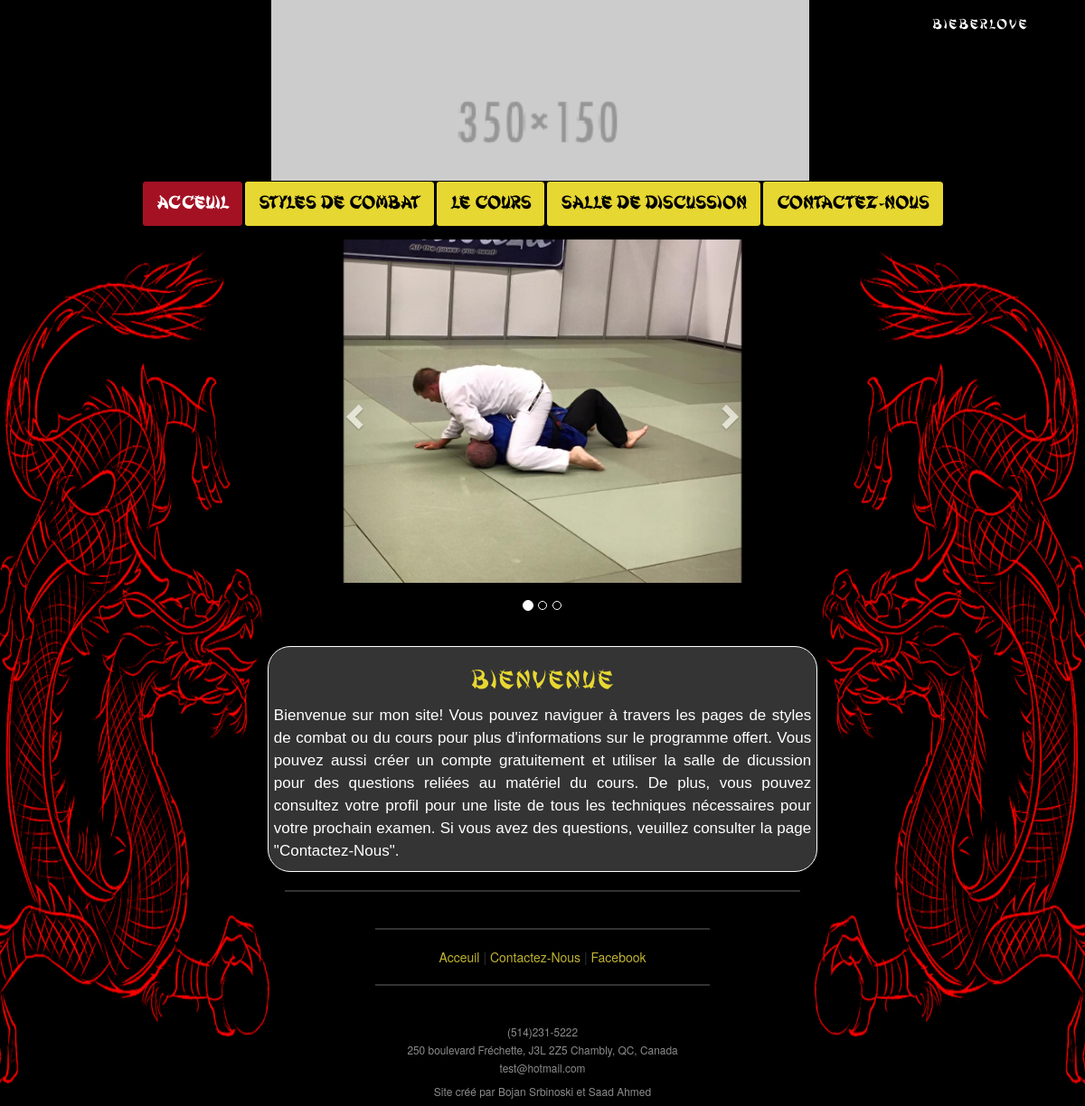
The app's page /Pages/index.php (signed in) with its own data.
### tables this page shows
CREATE TABLE `posts` (
  `postId` int(5) NOT NULL,
  `postTitle` varchar(30) NOT NULL,
  `postImage` varchar(100) DEFAULT NULL,
  `postText` varchar(750) NOT NULL,
  `postDate` date NOT NULL
);

### Pages/index.php (the view, shortened to what this page needs)
<?php
include("headerLayout.php");
include_once($_SERVER['DOCUMENT_ROOT']."/CentreDEnergie/Controllers/dbConnect.php");
?>
<div class="row">
	<div class="col-md-12">
		<div id="main">
			<div id="myCarousel" class="carousel slide" data-ride="carousel">
				<ol class="carousel-indicators">
					<li data-target="#myCarousel" data-slide-to="0" class="active"></li>
					<li data-target="#myCarousel" data-slide-to="1"></li>
					<li data-target="#myCarousel" data-slide-to="2"></li>
				</ol>
				<div class="carousel-inner" role="listbox">
					<div class="item active" >
					  <img class="slideshow-images"src="/CentreDEnergie/Content/img1.jpg" >
					</div>
				</div>
				<a class="left carousel-control" href="#myCarousel" role="button" data-slide="prev">
					<span class="glyphicon glyphicon-chevron-left" aria-hidden="true"></span>
				</a>
				<a class="right carousel-control" href="#myCarousel" role="button" data-slide="next">
					<span class="glyphicon glyphicon-chevron-right" aria-hidden="true"></span>
				</a>
			</div>
			<?php
				$getPosts = $conn->prepare("SELECT * FROM posts ORDER BY postId DESC LIMIT 10");
				$getPosts->execute();
				$getPosts->store_result();
				$getPosts->bind_result($postId,$postTitle,$postImage,$postText,$postDate);
				while($getPosts->fetch())
				{
					echo "<br><div class='post'>
							<h2 style=''>".$postTitle."</h2>
							";
							echo "<p class='postContent'>".$postText."</p>
						</div>";
				}
			?>
		</div>
	</div>
</div>
<?php
include("footerLayout.php")
?>

### Content/CSSlayout.css (style rules this page uses)
body { background-image: url("/CentreDEnergie/Content/website_back.png"); background-size:100% 100%; background-repeat:no-repeat; background-attachment:fixed; background-color:black; }

### Content/CSSindex.css (style rules this page uses)
.slideshow-images { width: 25%; margin: 0 auto; }
.carousel-control.left { width: 10%; margin-left: 27%; }
.carousel-control.right { width: 10%; margin-right: 27%; }
.carousel-indicators { bottom: -12%; }
.carousel-inner { margin-top: 10px; margin-bottom: 50px; }
.carousel-inner>.item>img { width: 440px; height: 380px; }
.post h2 { color: #e7d732; text-align: center; font-family: shanghai; letter-spacing: 2px }
.postContent { margin-left: 1%; margin-right: 1%; color: white; line-height: 25px; text-align: justify; font-size: 17px; font-family: Arial; }
.post { border: 1px solid white; border-radius: 25px; margin-left: 24%; margin-right: 24%; word-wrap: break-word; background-color: rgba(105, 105, 105, .5); }

### records on screen
posts: postTitle "Bienvenue", postText "Bienvenue sur mon site! Vous pouvez naviguer à travers les pages de styles de combat ou du cours pour plus d'informations sur le programme offert. Vous pouvez aussi créer un compte gratuitement et utiliser la salle de dicussion pour des questions reliées au matériel du cours. De plus, vous pouvez consultez votre profil pour une liste de tous les techniques nécessaires pour votre prochain examen. Si vous avez des questions, veuillez consulter la page \"Contactez-Nous\"."

### other values on screen
$username "bieberlove"
